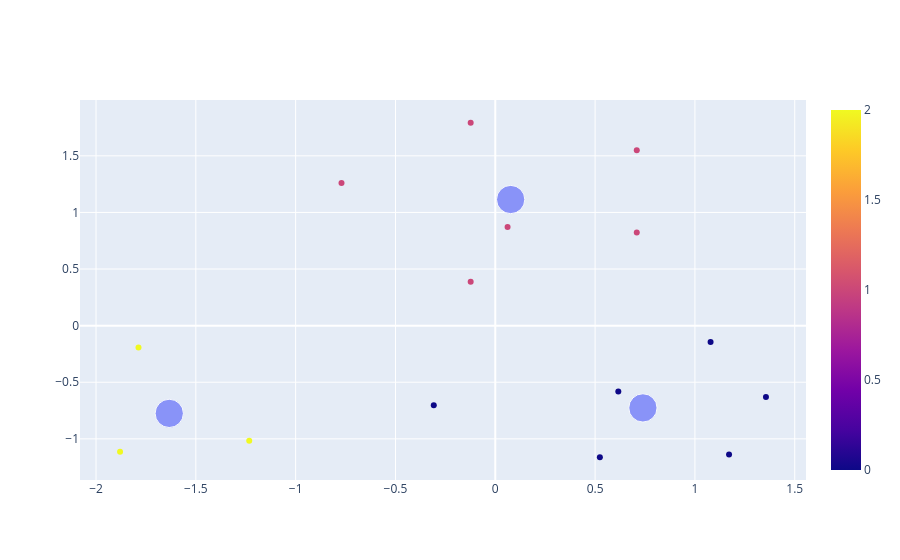

Write notebook code for a chart like this one.
### Code cell
grafico1 = px.scatter(x = base_salario[:,0], y = base_salario[:,1], color=rotulos)
grafico2 = px.scatter(x = centroides[:,0], y = centroides[:,1], size = [12, 12, 12])
grafico3 = go.Figure(data = grafico1.data + grafico2.data)
grafico3.show()

### Figure 1 — Plotly figure (JSON) as saved in the notebook; plotly's stock layout.template omitted (floating-point values rounded to 4 significant figures)
{"data": [{"hovertemplate": "x=%{x}<br>y=%{y}<br>color=%{marker.color}<extra></extra>", "legendgroup": "", "marker": {"color": [2, 2, 2, 0, 0, 0, 0, 0, 0, 1, 1, 1, 1, 1, 1], "coloraxis": "coloraxis", "symbol": "circle"}, "mode": "markers", "name": "", "orientation": "v", "showlegend": false, "type": "scatter", "x": [-1.88, -1.233, -1.787, -0.3081, 0.5238, 1.171, 1.356, 0.6163, 1.078, -0.7703, -0.1233, 0.06163, -0.1233, 0.7087, 0.7087], "xaxis": "x", "y": [-1.114, -1.017, -0.1938, -0.7024, -1.163, -1.138, -0.6297, -0.5813, -0.1453, 1.259, 0.3875, 0.8719, 1.792, 0.8235, 1.55], "yaxis": "y"}, {"hovertemplate": "x=%{x}<br>y=%{y}<br>size=%{marker.size}<extra></extra>", "legendgroup": "", "marker": {"color": "#636efa", "size": [12, 12, 12], "sizemode": "area", "sizeref": 0.03, "symbol": "circle"}, "mode": "markers", "name": "", "orientation": "v", "showlegend": false, "type": "scatter", "x": [0.7395, 0.07703, -1.633], "xaxis": "x", "y": [-0.7266, 1.114, -0.7751], "yaxis": "y"}], "layout": {"autosize": true, "xaxis": {"autorange": true, "range": [-2.076, 1.552], "type": "linear"}, "yaxis": {"autorange": true, "range": [-1.406, 2.036], "type": "linear"}}}
